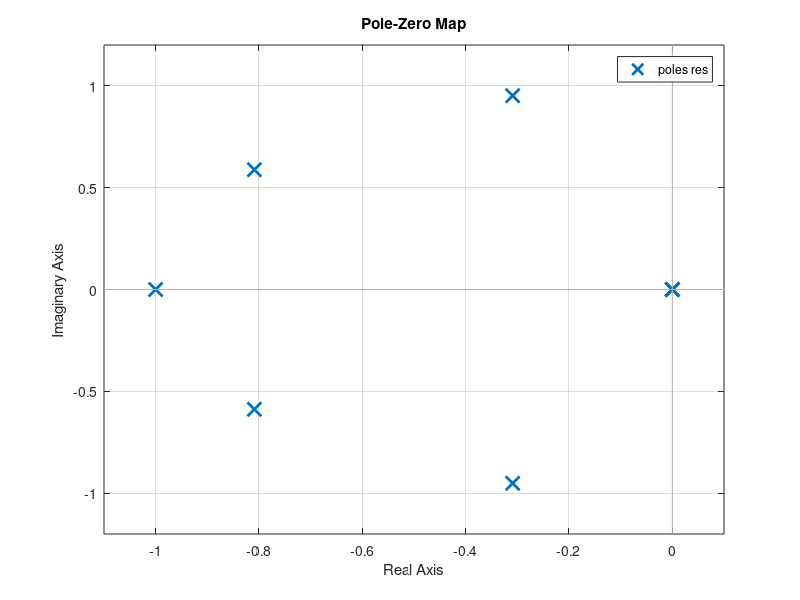

This chart was generated by the following MATLAB code:
angle = pi/5;
angles = 0:angle:pi*2;
pole = exp(complex(0, 1)*angles);

[s,e]=size(pole);
new_poles = [];
for a=1:e
    if real(pole(a)) < 0
        new_poles(a) = pole(a);
        disp(pole(a))
    end
end
    
%plot(real(pole), imag(pole))
[num, den] = zp2tf([], new_poles, 1);
res = tf(num, den);
pzmap(res);
%pzmap(pole)

